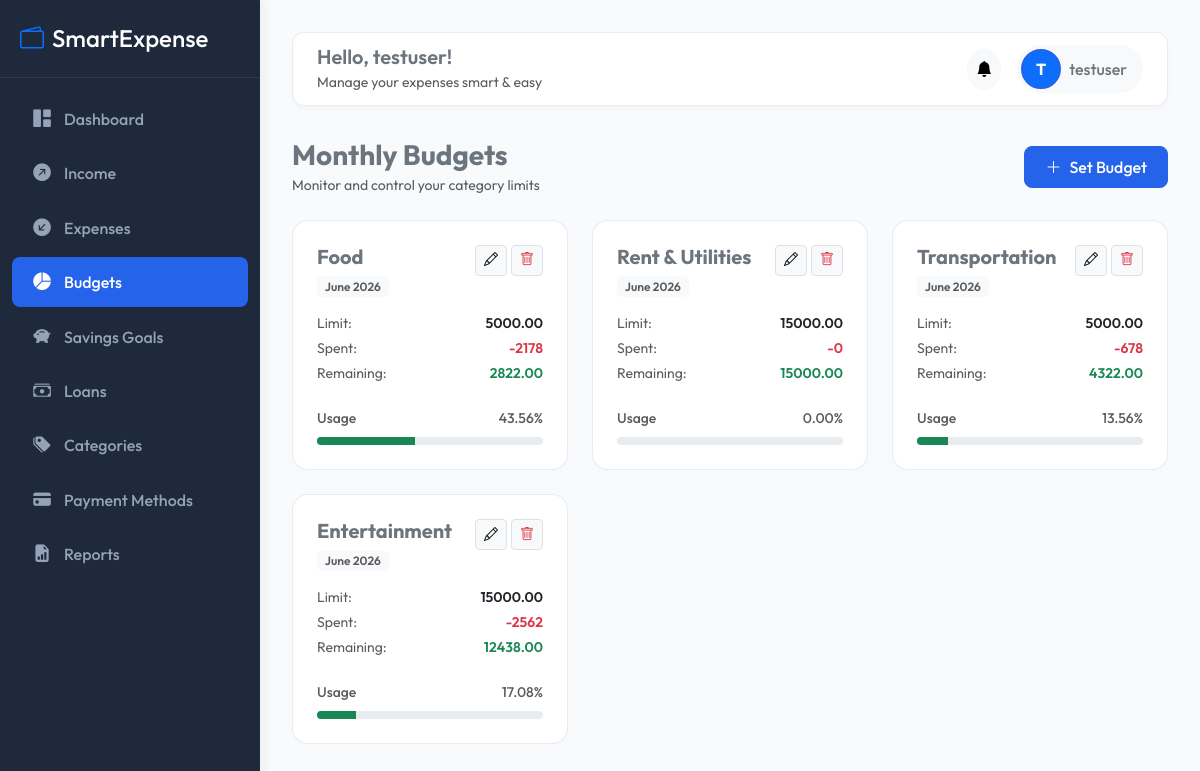
Page /budgets/ (signed in) on the committed database.
### accounts/models.py (models this page shows, shortened)
class User(AbstractUser):
    profile_image = models.ImageField(upload_to='profile_images/', null=True, blank=True)
    created_at = models.DateTimeField(auto_now_add=True)

### budgets/models.py (models this page shows, shortened)
class Budget(models.Model):
    user = models.ForeignKey(settings.AUTH_USER_MODEL, on_delete=models.CASCADE, related_name='budgets')
    category = models.ForeignKey(Category, on_delete=models.CASCADE, related_name='budgets')
    monthly_limit = models.DecimalField(max_digits=10, decimal_places=2)
    month = models.IntegerField()  # 1 to 12
    year = models.IntegerField()
    class Meta:
        constraints = [
            models.UniqueConstraint(fields=['user', 'category', 'month', 'year'], name='unique_user_category_budget_per_month')
        ]

### expenses/models.py (models this page shows, shortened)
class Category(models.Model):
    CATEGORY_TYPES = [
        ('Income', 'Income'),
        ('Expense', 'Expense'),
    ]
    name = models.CharField(max_length=100)
    type = models.CharField(max_length=10, choices=CATEGORY_TYPES)
    description = models.TextField(blank=True, null=True)
    created_at = models.DateTimeField(auto_now_add=True)
    class Meta:
        verbose_name_plural = "Categories"

### budgets/views.py (the view)
# urls.py: path('', views.BudgetListView.as_view(), name='budget_list'),
class BudgetListView(LoginRequiredMixin, ListView):
    model = Budget
    template_name = 'budgets/budget_list.html'
    context_object_name = 'budgets'
    def get_queryset(self):
        return Budget.objects.filter(user=self.request.user).select_related('category')
    def get_context_data(self, **kwargs):
        context = super().get_context_data(**kwargs)
        budget_data = []
        for budget in self.get_queryset():
            total_spent = Expense.objects.filter(
                user=self.request.user,
                category=budget.category,
                date__month=budget.month,
                date__year=budget.year
            ).aggregate(total=Sum('amount'))['total'] or 0
            percentage = 0
            if budget.monthly_limit > 0:
                percentage = (total_spent / budget.monthly_limit) * 100
                percentage = round(min(percentage, 100), 2)
            remaining = budget.monthly_limit - total_spent
            budget_data.append({
                'budget': budget,
                'total_spent': total_spent,
                'remaining': remaining,
                'percentage': percentage,
                'status_class': 'danger' if total_spent > budget.monthly_limit else ('warning' if percentage >= 85 else 'success'),
                'month_name': datetime.date(2000, budget.month, 1).strftime('%B')
            })
        context['budget_data'] = budget_data
        return context

### notifications/context_processors.py (called while the page is built)
def unread_notifications_count(request):
    if request.user.is_authenticated:
        count = Notification.objects.filter(user=request.user, is_read=False).count()
        recent = Notification.objects.filter(user=request.user, is_read=False)[:5]
        return {
            'unread_notifications_count': count,
            'recent_notifications': recent
        }
    return {
        'unread_notifications_count': 0,
        'recent_notifications': []
    }

### templates/budgets/budget_list.html (shortened to what this page needs)
{% extends 'base.html' %}
{% block content %}
<div class="d-flex justify-content-between align-items-center mb-4">
    <div>
        <h3 class="fw-bold text-secondary m-0">Monthly Budgets</h3>
        <small class="text-muted">Monitor and control your category limits</small>
    </div>
    <a href="{% url 'budgets:budget_add' %}" class="btn btn-primary"><i class="bi bi-plus-lg me-2"></i>Set Budget</a>
</div>
<div class="row">
    {% if budget_data %}
        {% for data in budget_data %}
        <div class="col-md-6 col-lg-4 mb-4">
            <div class="card stat-card p-4 h-100">
                <div class="d-flex justify-content-between align-items-start mb-3">
                    <div>
                        <h5 class="fw-bold text-secondary mb-1">{{ data.budget.category.name }}</h5>
                        <span class="badge bg-light text-muted fw-semibold">{{ data.month_name }} {{ data.budget.year }}</span>
                    </div>
                    <div class="d-flex gap-1">
                        <a href="{% url 'budgets:budget_edit' data.budget.id %}" class="btn btn-sm btn-light border p-1 px-2"><i class="bi bi-pencil"></i></a>
                        <a href="{% url 'budgets:budget_delete' data.budget.id %}" class="btn btn-sm btn-light border text-danger p-1 px-2"><i class="bi bi-trash"></i></a>
                    </div>
                </div>
                <div class="mb-4">
                    <div class="d-flex justify-content-between mb-1">
                        <span class="text-muted small">Limit:</span>
                        <span class="fw-semibold small">{{ data.budget.monthly_limit }}</span>
                    </div>
                    <div class="d-flex justify-content-between mb-1">
                        <span class="text-muted small">Spent:</span>
                        <span class="fw-semibold text-danger small">-{{ data.total_spent }}</span>
                    </div>
                    <div class="d-flex justify-content-between">
                        <span class="text-muted small">Remaining:</span>
                        <span class="fw-semibold text-{% if data.remaining >= 0 %}success{% else %}danger{% endif %} small">
                            {{ data.remaining }}
                        </span>
                    </div>
                </div>
                <div>
                    <div class="d-flex justify-content-between mb-2 small fw-medium text-muted">
                        <span>Usage</span>
                        <span>{{ data.percentage }}%</span>
                    </div>
                    <div class="progress" style="height: 8px; border-radius: 4px;">
                        <div class="progress-bar bg-{{ data.status_class }}" role="progressbar" style="width: {{ data.percentage }}%" aria-valuenow="{{ data.percentage }}" aria-valuemin="0" aria-valuemax="100"></div>
                    </div>
                </div>
            </div>
        </div>
        {% endfor %}
    {% endif %}
</div>
{% endblock %}

### templates/base.html (shortened to what this page needs)
{% load static %}
<!DOCTYPE html>
<html lang="en">
<head>
    <link href="https://cdn.jsdelivr.net/npm/bootstrap@5.3.0/dist/css/bootstrap.min.css" rel="stylesheet">
    <link href="https://cdn.jsdelivr.net/npm/bootstrap-icons@1.10.5/font/bootstrap-icons.css" rel="stylesheet">
    <link href="https://cdn.datatables.net/1.13.4/css/dataTables.bootstrap5.min.css" rel="stylesheet">
    <link href="{% static 'css/style.css' %}" rel="stylesheet">
</head>
<body>
    <nav id="sidebar">
        <div class="sidebar-header">
            <h4 class="m-0 text-white"><i class="bi bi-wallet2 me-2 text-primary"></i>SmartExpense</h4>
        </div>
        <div class="mt-3">
            <a href="{% url 'dashboard:home' %}" class="nav-link {% if request.resolver_match.app_name == 'dashboard' %}active{% endif %}">
                <i class="bi bi-grid-1x2-fill"></i> Dashboard
            </a>
            <a href="{% url 'income:income_list' %}" class="nav-link {% if request.resolver_match.app_name == 'income' %}active{% endif %}">
                <i class="bi bi-arrow-up-right-circle-fill"></i> Income
            </a>
            <a href="{% url 'expenses:expense_list' %}" class="nav-link ">
                <i class="bi bi-arrow-down-left-circle-fill"></i> Expenses
            </a>
            <a href="{% url 'budgets:budget_list' %}" class="nav-link {% if request.resolver_match.app_name == 'budgets' %}active{% endif %}">
                <i class="bi bi-pie-chart-fill"></i> Budgets
            </a>
            <a href="{% url 'savings:savings_list' %}" class="nav-link {% if request.resolver_match.app_name == 'savings' %}active{% endif %}">
                <i class="bi bi-piggy-bank-fill"></i> Savings Goals
            </a>
            <a href="{% url 'loans:loan_list' %}" class="nav-link {% if request.resolver_match.app_name == 'loans' %}active{% endif %}">
                <i class="bi bi-cash-stack"></i> Loans
            </a>
            <a href="{% url 'expenses:category_list' %}" class="nav-link {% if request.resolver_match.url_name == 'category_list' %}active{% endif %}">
                <i class="bi bi-tags-fill"></i> Categories
            </a>
            <a href="{% url 'expenses:payment_method_list' %}" class="nav-link {% if request.resolver_match.url_name == 'payment_method_list' %}active{% endif %}">
                <i class="bi bi-credit-card-fill"></i> Payment Methods
            </a>
            <a href="{% url 'reports:report_dashboard' %}" class="nav-link {% if request.resolver_match.app_name == 'reports' %}active{% endif %}">
                <i class="bi bi-file-earmark-bar-graph-fill"></i> Reports
            </a>
        </div>
    </nav>
    <div id="content">
        <div class="topbar d-flex justify-content-between align-items-center">
            <div class="d-none d-lg-block">
                <h5 class="m-0 fw-semibold text-secondary">Hello, {{ request.user.username }}!</h5>
                <small class="text-muted">Manage your expenses smart & easy</small>
            </div>
            <div class="d-flex align-items-center gap-3">
                <div class="dropdown">
                    <button class="btn btn-light position-relative rounded-circle p-2" type="button" data-bs-toggle="dropdown" aria-expanded="false">
                        <i class="bi bi-bell-fill"></i>
                    </button>
                </div>
                <div class="dropdown">
                    <button class="btn btn-light d-flex align-items-center gap-2 border-0 p-1 pe-3 rounded-pill" type="button" data-bs-toggle="dropdown" aria-expanded="false">
                        {% if request.user.profile_image %}
                        <img src="{{ request.user.profile_image.url }}" class="avatar-md" alt="Avatar">
                        {% else %}
                        <div class="avatar-md bg-primary text-white d-flex align-items-center justify-content-center fw-bold">
                            {{ request.user.username|slice:":1"|upper }}
                        </div>
                        {% endif %}
                        <span class="d-none d-md-inline fw-medium text-secondary">{{ request.user.username }}</span>
                    </button>
                </div>
            </div>
        </div>
        {% block content %}{% endblock %}
    </div>
</body>
</html>

### static/css/style.css (style rules this page uses)
:root { --primary-color: #2563EB; --primary-hover: #1D4ED8; --secondary-color: #1E293B; --success-color: #10B981; --danger-color: #EF4444; --warning-color: #F59E0B; --info-color: #06B6D4; --bg-color: #F8FAFC; --sidebar-width: 260px; --transition-speed: 0.3s; }
body { font-family: 'Outfit', -apple-system, BlinkMacSystemFont, "Segoe UI", Roboto, sans-serif; background-color: var(--bg-color); color: var(--secondary-color); overflow-x: hidden; }
#sidebar { width: var(--sidebar-width); height: 100vh; position: fixed; top: 0; left: 0; z-index: 100; background-color: var(--secondary-color); color: #F8FAFC; transition: all var(--transition-speed) ease; box-shadow: 4px 0 10px rgba(0, 0, 0, 0.05); }
#sidebar .sidebar-header { padding: 1.5rem 1.25rem; border-bottom: 1px solid rgba(255, 255, 255, 0.08); }
#sidebar .nav-link { color: #94A3B8; padding: 0.75rem 1.25rem; display: flex; align-items: center; gap: 0.75rem; border-radius: 8px; margin: 0.25rem 0.75rem; transition: all 0.2s ease; font-weight: 500; text-decoration: none; }
#sidebar .nav-link:hover, #sidebar .nav-link.active { color: #FFFFFF; background-color: var(--primary-color); }
#sidebar .nav-link i { font-size: 1.1rem; width: 20px; text-align: center; }
#content { margin-left: var(--sidebar-width); padding: 2rem; min-height: 100vh; transition: all var(--transition-speed) ease; }
.topbar { background: rgba(255, 255, 255, 0.9); backdrop-filter: blur(8px); border-radius: 12px; padding: 0.75rem 1.5rem; box-shadow: 0 4px 6px -1px rgba(0, 0, 0, 0.03); margin-bottom: 2rem; border: 1px solid rgba(226, 232, 240, 0.8); }
.stat-card { border: 1px solid rgba(226, 232, 240, 0.8); border-radius: 16px; box-shadow: 0 4px 20px rgba(0, 0, 0, 0.01); transition: transform var(--transition-speed) ease, box-shadow var(--transition-speed) ease; background: #FFFFFF; }
.btn-primary { background-color: var(--primary-color); border-color: var(--primary-color); font-weight: 500; border-radius: 8px; padding: 0.5rem 1.25rem; }
.avatar-md { width: 40px; height: 40px; border-radius: 50%; object-fit: cover; border: 2px solid var(--primary-color); }

### rows in the picture
User: user.username "testuser", user.username "T"
Budget: budget.category.name "Food", month_name "June", budget.year "2026", budget.monthly_limit "5000.00", total_spent "2178", remaining "2822.00", percentage "43.56"
Budget: budget.category.name "Rent & Utilities", month_name "June", budget.year "2026", budget.monthly_limit "15000.00", total_spent "0", remaining "15000.00", percentage "0.00"
Budget: budget.category.name "Transportation", month_name "June", budget.year "2026", budget.monthly_limit "5000.00", total_spent "678", remaining "4322.00", percentage "13.56"
Budget: budget.category.name "Entertainment", month_name "June", budget.year "2026", budget.monthly_limit "15000.00", total_spent "2562", remaining "12438.00", percentage "17.08"
